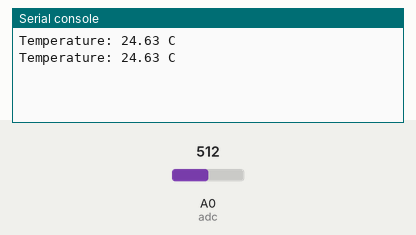
Recording of a program running on a simulated ESP8266 board running MicroPython. Parts: the last lines printed to the serial console. The inputs (shaded band) are chosen by the test bench; at power-on: A0 (adc) = 512 (analog values on the 0–1023 scale).

Above: at 1.2 s.
1.3 s: A0 (adc) set to 0
At 2.5 s:
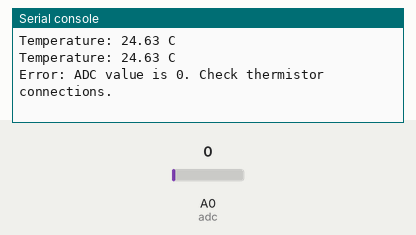
3.5 s: A0 (adc) set to 122
At 4.8 s:
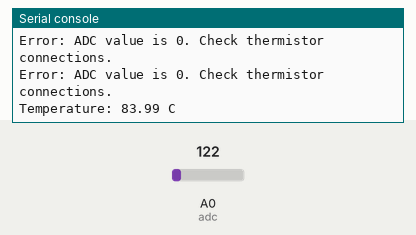

The program:

main.py
```python
from machine import ADC, Pin
import time
import math

# ADC setup
adc = ADC(0)  # create ADC object on ADC pin
series_resistor = 10000  # Resistance of the fixed resistor in Ohms

def read_temperature():
    adc_value = adc.read()  # read value using ADC
    if adc_value == 0:
        return None  # Return None if ADC value is 0 to prevent division by zero

    resistance = series_resistor / ((1023.0 / adc_value) - 1.0)

    # Steinhart-Hart equation coefficients (replace with your thermistor's values)
    A = 1.009249522e-03
    B = 2.378405444e-04
    C = 2.019202697e-07

    temperature = 1.0 / (A + B * math.log(resistance) + C * math.log(resistance)**3)
    temperature = temperature - 273.15  # Convert Kelvin to Celsius
    return temperature

while True:
    temp = read_temperature()
    if temp is not None:
        print("Temperature: {:.2f} C".format(temp))
    else:
        print("Error: ADC value is 0. Check thermistor connections.")
    time.sleep(1)  # Wait for 1 second
```

Measured:
- after the input at 1.3 s, the serial console: prints a new line after 0.70 s (image 1)
- after the input at 3.5 s, the serial console: prints a new line after 0.50 s (image 2)
